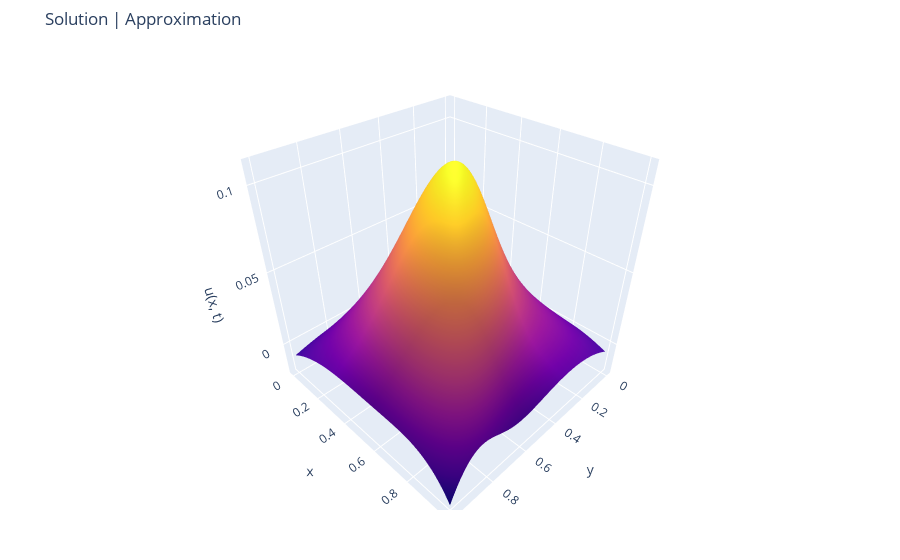

The notebook cell this image was saved under:
### Code cell
fig = make_subplots(rows=1, cols=1, specs=[[{'type': 'surface'}]])
xs = np.linspace(0, 1, 100)
ys = np.linspace(0, 1, 100)
us_pred = np.array([[solver.u(x, y).item() for x in xs] for y in ys])
us = us_pred #np.array([[sol(x, t) for x in xs] for t in ts])
x_mesh, y_mesh = np.meshgrid(xs, ys)
fig.add_trace(go.Surface(x=ys, y=xs, z=us, showscale=False), row=1, col=1)
#fig.add_trace(go.Surface(x=ys, y=xs, z=us_pred), row=1, col=2)
fig.update_layout(title='Solution | Approximation',
                  scene = dict(
                    xaxis_title="y",
                    yaxis_title="x",
                    zaxis_title="u(x, t)"),
                  scene2 = dict(
                    xaxis_title="y",
                    yaxis_title="x",
                    zaxis_title="u(x, t)"),
                  margin=dict(l=50, r=50, b=50, t=50))
fig.show()

### Figure 1 — Plotly figure (JSON) as saved in the notebook; plotly's stock layout.template omitted (floating-point values rounded to 4 significant figures; data arrays with more than 128 entries replaced by an {"elided": "..."} marker saying what was removed)
{"data": [{"scene": "scene", "showscale": false, "type": "surface", "x": [0, 0.0101, 0.0202, 0.0303, 0.0404, 0.05051, 0.06061, 0.07071, 0.08081, 0.09091, 0.101, 0.1111, 0.1212, 0.1313, 0.1414, 0.1515, 0.1616, 0.1717, 0.1818, 0.1919, 0.202, 0.2121, 0.2222, 0.2323, 0.2424, 0.2525, 0.2626, 0.2727, 0.2828, 0.2929, 0.303, 0.3131, 0.3232, 0.3333, 0.3434, 0.3535, 0.3636, 0.3737, 0.3838, 0.3939, 0.404, 0.4141, 0.4242, 0.4343, 0.4444, 0.4545, 0.4646, 0.4747, 0.4848, 0.4949, 0.5051, 0.5152, 0.5253, 0.5354, 0.5455, 0.5556, 0.5657, 0.5758, 0.5859, 0.596, 0.6061, 0.6162, 0.6263, 0.6364, 0.6465, 0.6566, 0.6667, 0.6768, 0.6869, 0.697, 0.7071, 0.7172, 0.7273, 0.7374, 0.7475, 0.7576, 0.7677, 0.7778, 0.7879, 0.798, 0.8081, 0.8182, 0.8283, 0.8384, 0.8485, 0.8586, 0.8687, 0.8788, 0.8889, 0.899, 0.9091, 0.9192, 0.9293, 0.9394, 0.9495, 0.9596, 0.9697, 0.9798, 0.9899, 1], "y": [0, 0.0101, 0.0202, 0.0303, 0.0404, 0.05051, 0.06061, 0.07071, 0.08081, 0.09091, 0.101, 0.1111, 0.1212, 0.1313, 0.1414, 0.1515, 0.1616, 0.1717, 0.1818, 0.1919, 0.202, 0.2121, 0.2222, 0.2323, 0.2424, 0.2525, 0.2626, 0.2727, 0.2828, 0.2929, 0.303, 0.3131, 0.3232, 0.3333, 0.3434, 0.3535, 0.3636, 0.3737, 0.3838, 0.3939, 0.404, 0.4141, 0.4242, 0.4343, 0.4444, 0.4545, 0.4646, 0.4747, 0.4848, 0.4949, 0.5051, 0.5152, 0.5253, 0.5354, 0.5455, 0.5556, 0.5657, 0.5758, 0.5859, 0.596, 0.6061, 0.6162, 0.6263, 0.6364, 0.6465, 0.6566, 0.6667, 0.6768, 0.6869, 0.697, 0.7071, 0.7172, 0.7273, 0.7374, 0.7475, 0.7576, 0.7677, 0.7778, 0.7879, 0.798, 0.8081, 0.8182, 0.8283, 0.8384, 0.8485, 0.8586, 0.8687, 0.8788, 0.8889, 0.899, 0.9091, 0.9192, 0.9293, 0.9394, 0.9495, 0.9596, 0.9697, 0.9798, 0.9899, 1], "z": {"elided": "100x100 float values"}}], "layout": {"margin": {"b": 50, "l": 50, "r": 50, "t": 50}, "scene": {"domain": {"x": [0, 1], "y": [0, 1]}, "xaxis": {"title": {"text": "y"}}, "yaxis": {"title": {"text": "x"}}, "zaxis": {"title": {"text": "u(x, t)"}}}, "scene2": {"xaxis": {"title": {"text": "y"}}, "yaxis": {"title": {"text": "x"}}, "zaxis": {"title": {"text": "u(x, t)"}}}, "title": {"text": "Solution | Approximation"}}}
